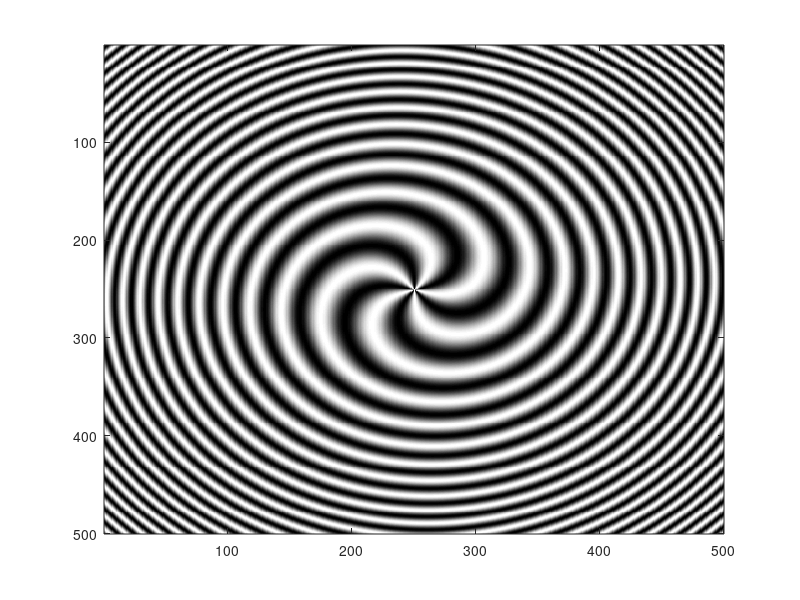

The MATLAB source for this figure:
%CGHOE for generation and focusing of a helical wavefront
%Define parameters
N=500;
L=5;
V=0.5;%%Visibility controller
lambda=0.632*1e-6;%Define wavelength
f=0.005;%Define wavelength

%Sampling
    del=1*1e-6;%
    x=-N/2:N/2-1;
    y=-N/2:N/2-1;
    [X,Y]=meshgrid(x*del,y*del);
    R=sqrt(X.^2+Y.^2);

%Interference
    B=V*exp(1i*((2*pi)/lambda)*(f-sqrt(f*f-R.*R)));
    A=V*exp(1i*L*(atan2(X,Y)));
    D=A+B;%Interference of the object and reference wave
    I=abs(D).*abs(D);
    colormap(gray)
    imagesc(I)

%Binarize
    I1=im2bw(I);%Binarize the matrix
    SPP_FZP=exp(1i*pi*I1);%Generate the FZP
